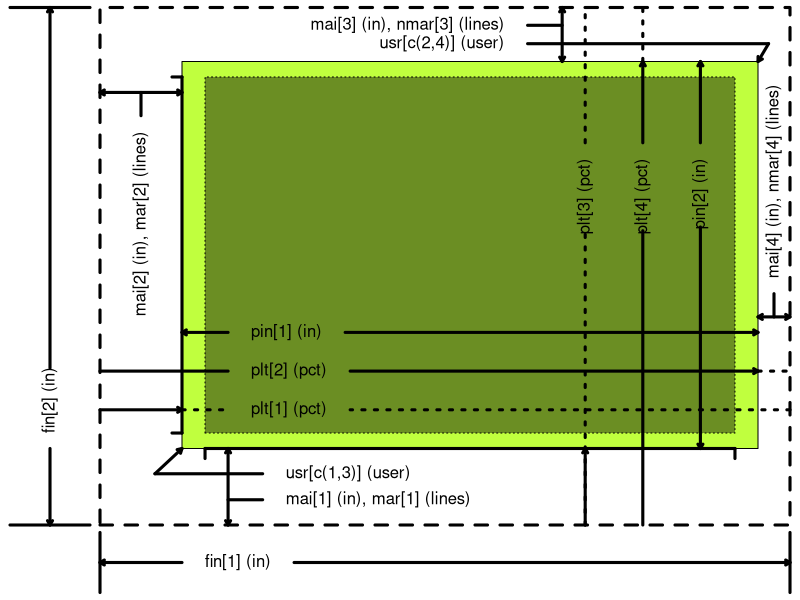
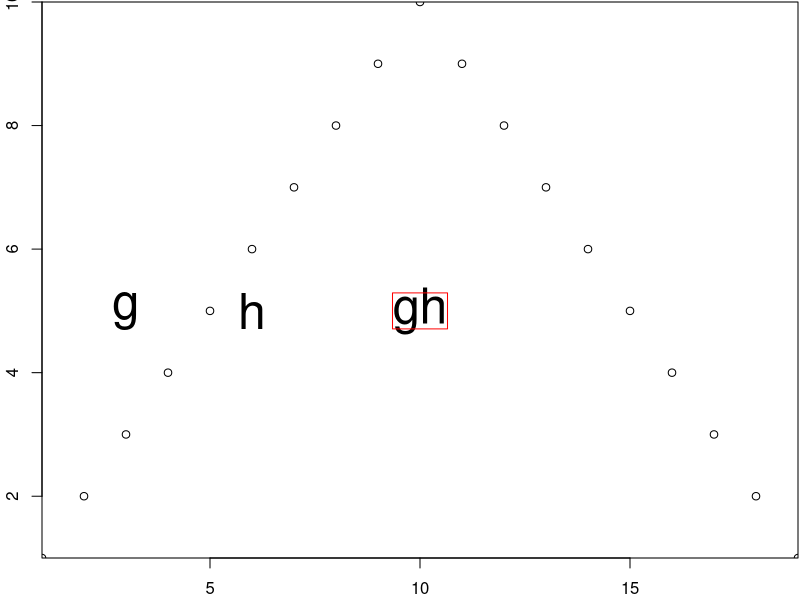

R code for these plots, in order:
## ---- chunk 1
x <- function(p) {
  marks <- c(-1, 0, 0.82, 7-0.42, 6.9, 6.9)
  p <- ifelse (p < 100, 100, p)
  p <- ifelse (p > 500, 500, p)
  i <- p %/% 100
  w <- (p/100) %% 1
  return((1-w)*marks[i]+w*marks[i+1])
}

y <- function(p) {
  marks <- c(-1, 0, 1.02, 7-0.82, 6.9, 6.9)
  p <- ifelse (p < 100, 100, p)
  p <- ifelse (p > 500, 500, p)
  i <- p %/% 100
  w <- (p/100) %% 1
  return((1-w)*marks[i]+w*marks[i+1])
}

par(mar=rep(0, 4), xaxs="i", yaxs="i")
plot(c(-1,7), c(-1,7), type="n", axes=FALSE)

# user coordinates after adding 4%
polygon(
  x=x(c(300, 400, 400, 300)),
  y=y(c(300, 300, 400, 400)),
  density=NA, col="olivedrab1", border="black")

# user coordinates defined by xlim, ylim
polygon(
  x=x(c(304, 396, 396, 304)),
  y=y(c(304, 304, 396, 396)),
  density=NA, col="olivedrab", border="black", lty="dotted")

# graphics device size (x)
s1 <- "fin[1] (in)"
w1 <- strwidth(s1)
text    (x(304),    y(150), s1, adj=0)
arrows  (x(300),    y(150), x(200), y(150), lwd=3, len=0.05)
arrows  (x(308)+w1, y(150), x(500), y(150), lwd=3, len=0.05)
segments(x(200),    y(190), x(200), y(110), lwd=3)
segments(x(500),    y(190), x(500), y(110), lwd=3)

# graphics device size (y)
s2 <- "fin[2] (in)"
w2 <- strwidth(s2)
text    (x(150), y(304), s2, adj=0, srt=90)
arrows  (x(150), y(300),    x(150), y(200), lwd=3, len=0.05)
arrows  (x(150), y(308)+w2, x(150), y(500), lwd=3, len=0.05)
segments(x(190), y(200),    x(110), y(200), lwd=3)
segments(x(190), y(500),    x(110), y(500), lwd=3)

# plotting region size (x--pin[1], plt[1], plt[2])
s3 <- "pin[1] (in)"
w3 <- strwidth(s3)
text  (x(312),    y(330), s3, adj=0)
arrows(x(308),    y(330), x(300), y(330), lwd=3, len=0.05)
arrows(x(316)+w3, y(330), x(400), y(330), lwd=3, len=0.05)

s4 <- "plt[1] (pct)"
w4 <- strwidth(s4)
text    (x(312), y(310), s4, adj=0)
arrows  (x(200), y(310), x(300),    y(310), lwd=3, len=0.05)
segments(x(300), y(310), x(308),    y(310), lwd=3, lty="dotted")
segments(x(500), y(310), x(316)+w4, y(310), lwd=3, lty="dotted")

s5 <- "plt[2] (pct)"
w5 <- strwidth(s5)
text    (x(312),    y(320), s5, adj=0)
segments(x(200),    y(320), x(308), y(320), lwd=3)
arrows  (x(316)+w5, y(320), x(400), y(320), lwd=3, len=0.05)
segments(x(400),    y(320), x(500), y(320), lwd=3, lty="dotted")

s6 <- "pin[2] (in)"
w6 <- strwidth(s6)
arrows(x(390), y(371)-w6, x(390), y(300), lwd=3, len=0.05)
arrows(x(390), y(379),    x(390), y(400), lwd=3, len=0.05)
text  (x(390), y(375), s6, adj=1, srt=90)

# plotting region size (x--pin[1], plt[1], plt[2])
s7 <- "plt[4] (pct)"
w7 <- strwidth(s7)
text    (x(380), y(375), s7, adj=1, srt=90)
segments(x(380), y(200), x(380), y(371)-w7, lwd=3)
arrows  (x(380), y(379), x(380), y(400),    lwd=3, len=0.05)
segments(x(380), y(400), x(380), y(500),    lwd=3, lty="dotted")

s8 <- "plt[3] (pct)"
w8 <- strwidth(s8)
text    (x(370), y(375), s8, adj=1, srt=90)
segments(x(370), y(200), x(370), y(371)-w7, lwd=3, lty="dotted")
arrows  (x(370), y(200), x(370), y(300),    lwd=3, len=0.05)
segments(x(370), y(379), x(370), y(500),    lwd=3, lty="dotted")


# lower left user coordinates, usr[c(1,3)] (user)
arrows  (x(267), y(267), x(300), y(300), lwd=3, len=0.05)
segments(x(267), y(267), x(314), y(267), lwd=3)
text    (x(318), y(267), "usr[c(1,3)] (user)", adj=0)

# upper right user coordinates, usr[c(2,4)] (user)
arrows  (x(433), y(433), x(400), y(400), lwd=3, len=0.05)
segments(x(433), y(433), x(360), y(433), lwd=3)
text    (x(356), y(433), "usr[c(2,4)] (user)", adj=1)

# bottom margin, mai[1] (in), mar[1] (lines)
arrows  (x(308), y(200), x(308), y(300), lwd=3, len=0.05, code=3)
segments(x(308), y(233), x(314), y(233), lwd=3)
text(    x(318), y(233), "mai[1] (in), mar[1] (lines)", adj=0, cex=1.0)

# top margin, mai[3] (in), nmar[3] (lines)
arrows  (x(366), y(400), x(366), y(500), lwd=3, len=0.05, code=3)
segments(x(366), y(467), x(360), y(467), lwd=3)
text    (x(356), y(467), "mai[3] (in), nmar[3] (lines)", adj=1, cex=1.0)

# left margin, mai[2] (in), mar[2] (lines)
arrows  (x(200), y(392), x(300), y(392), lwd=3, len=0.05, code=3)
segments(x(250), y(392), x(250), y(386), lwd=3)
text    (x(250), y(382), "mai[2] (in), mar[2] (lines)", adj=1, srt=90)

# right margin, mai[4] (in), nmar[4] (lines)
arrows  (x(400), y(334), x(500), y(334), lwd=3, len=0.05, code=3)
segments(x(450), y(334), x(450), y(340), lwd=3)
text    (x(450), y(344), "mai[4] (in), nmar[4] (lines)", adj=0, srt=90, cex=1.0)

axis(side=1, pos=y(300), at=x(c(304, 396)), labels=rep(" ", 2), lwd=3) 
axis(side=2, pos=x(300), at=y(c(304, 396)), labels=rep(" ", 2), lwd=3) 

polygon(x=x(c(200, 500, 500, 200)), y=y(c(200, 200, 500, 500)), lwd=3, lty="dashed")
## ---- chunk 2
par(mar=c(2.1, 2.1, 0.1, 0.1))
# test
plot(c(1:10,9:1))
par("cin")
par("cra")
par("csi")
par("cxy")

s <- "gh"
text(10, 5, s, cex=3)
text( 6, 5, "h", cex=3)
text( 3, 5, "g", cex=3)
# test
x <- 1
Hi.width.user <- strwidth(s, units="user", cex=3)
print(Hi.width.user)
Hi.height.user <- strheight(s, units="user", cex=3)
print(Hi.height.user)
x.box <- 10+c(-1,-1,1,1)*Hi.width.user/2
y.box <-  5+c(-1,1,1,-1)*Hi.height.user/2
polygon(x=x.box,y=y.box,border="red")
